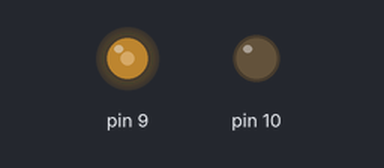
A sketch run on a simulated Arduino Uno, built with avr-gcc and run on an emulated ATmega328P. Shown: output pins drawn as LEDs (lit = HIGH). What the sketch prints to the serial monitor is not drawn.

Above: at 0.05 s.
At 0.15 s:
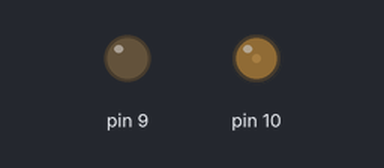
Timing chart, 0 to 3.0 s (numbered marks = the images above):
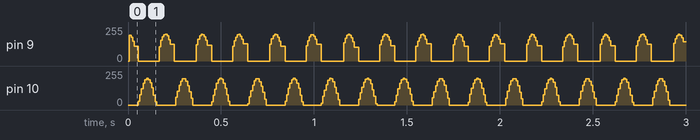

The sketch:

coil_frequency.ino
```cpp
#include <math.h>
int frequency;
float X;
void setup() {
  Serial.begin(9600);
  // put your setup code here, to run once:
  pinMode(9,OUTPUT);
  pinMode(10,OUTPUT);
  frequency = 10;
}

void loop() {
  // put your main code here, to run repeatedly:
  X = 200*cos(2*3.14*frequency*millis());
  if (X>=0){
    analogWrite(9,X);
    digitalWrite(10,0);
  }
  if (X<0){
    digitalWrite(9,0);
    analogWrite(10,abs(X));
  }
  Serial.println(X);
}
```
